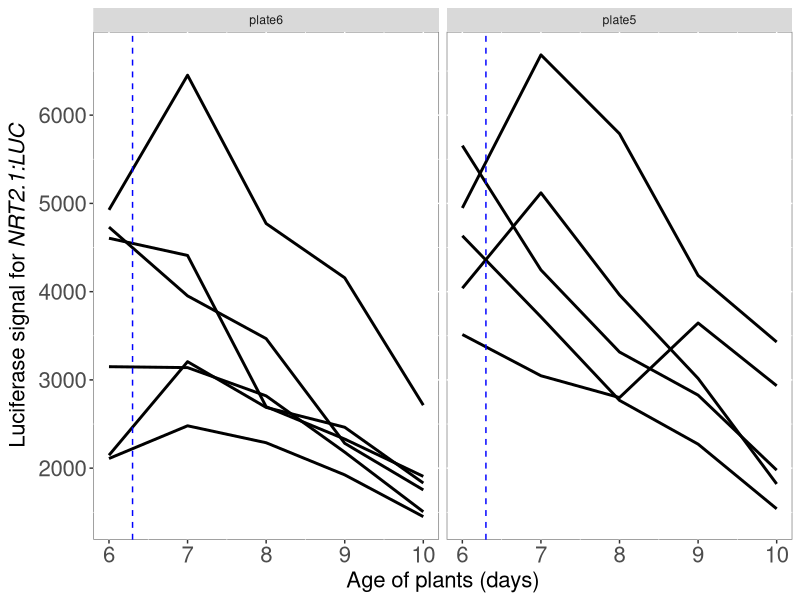
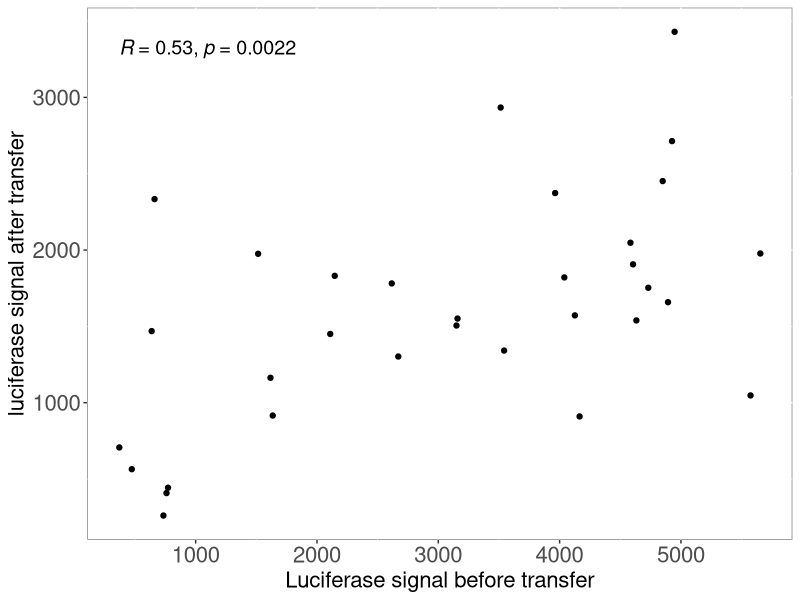
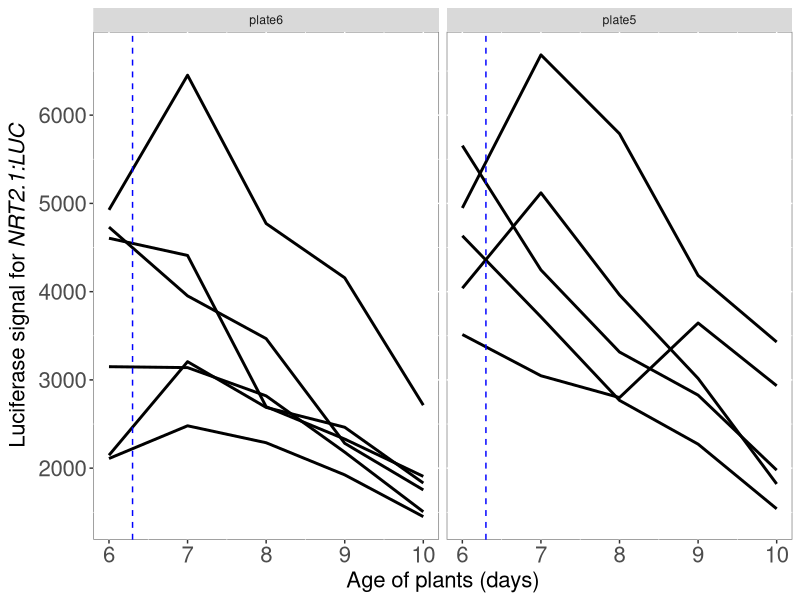
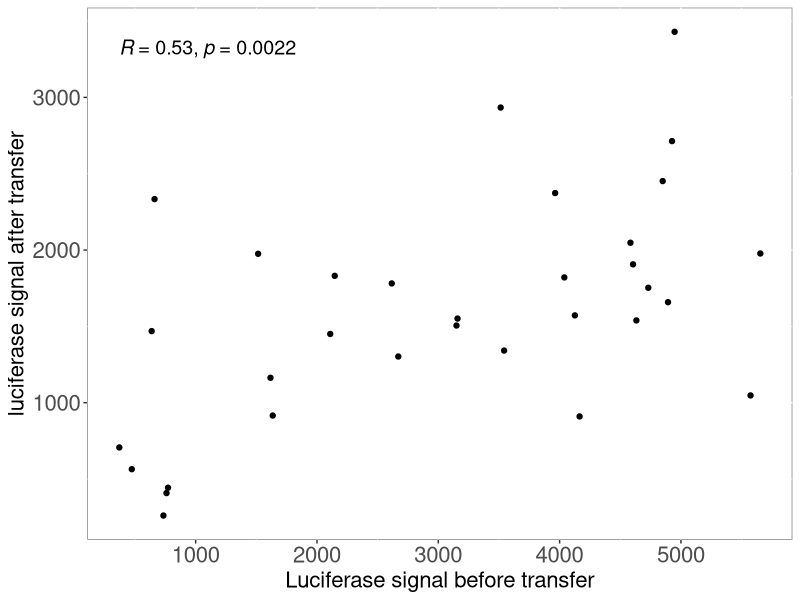

Write R code to recreate these figures, in order.
## ---- chunk 1
knitr::opts_chunk$set(echo = TRUE)
## ---- chunk 2
library(tidyverse)
library(ggpubr)
library(RColorBrewer)
## ---- chunk 3


T0 <- read_tsv("AV30_Effect_transfer/20230724_AV_30_T0_6J/20230724_AV_30_T0_6J.txt")

T1 <- read_tsv("AV30_Effect_transfer/20230725_AV_30_T1_7J/20230724_AV_30_T1_7J.txt")

T2 <- read_tsv("AV30_Effect_transfer/20230726_AV_30_T2_8J/20230726_AV_30_T2_8J.txt")

T3 <- read_tsv("AV30_Effect_transfer/20230727_AV_30_T3_9J/20230727_AV_30_T3_9J.txt")

T4 <- read_tsv("AV30_Effect_transfer/20230728_AV_30_T4_10J/20230727_AV_30_T4_10J.txt")




All_time_points_luc <- bind_rows(T0, T1, T2, T3, T4)

## ---- chunk 4

All_time_points_luc_norm <- mutate(All_time_points_luc, RawIntDenDivArea=RawIntDen/area) %>% 
  filter(seedling=="background") %>% 
  group_by( KNO3, PLATE, DAY) %>% 
  summarise(MeanBack=mean(RawIntDenDivArea)) %>% 
  full_join(All_time_points_luc, by=c("KNO3"="KNO3", "PLATE"="PLATE", "DAY"="DAY")) %>% 
  mutate(RawIntDen_NormBack= RawIntDen-(MeanBack*area)) %>% 
  mutate(root_length_mm= length/4,
         RawIntDen_NormBack_NormLen=RawIntDen_NormBack/root_length_mm) %>% 
  filter(seedling!="background")


## ---- chunk 5

filter(All_time_points_luc_norm, PLATE%in%c("plate5", "plate6"), 
       !seedling%in%c("seedling33", "seedling36", "seedling37", "seedling44","seedling47")) %>% 
  mutate(days=as.numeric(str_replace(DAY, "T", "")),
         days= days+6,
         PLATE=factor(PLATE, levels=c("plate6", "plate5"))) %>% 
ggplot( aes(x=days, y=RawIntDen_NormBack_NormLen, group=seedling)) +
  geom_line( size=1) +
  geom_vline(xintercept=6.3, col="blue", linetype="dashed") +
  facet_wrap(~PLATE) +
  xlab("Age of plants (days)") +
  ylab(expression(paste("Luciferase signal for ", italic("NRT2.1:LUC")))) +
  theme(legend.text=element_text(size=16),legend.title = element_text(size=16, face="bold"), 
        axis.text=element_text(size=16), axis.title=element_text(size=16),
        plot.title = element_text(size=20,face="bold"),
        panel.background = element_rect(fill = "white", colour = "grey50"), legend.position = "none")

ggsave("Signal_seedlings_after_transfer.jpg", height = 4, width=5.5)

## ---- chunk 6

select(All_time_points_luc_norm, "KNO3", "PLATE", "DAY", "seedling", "RawIntDen_NormBack_NormLen" ) %>% 
pivot_wider(names_from = "DAY", values_from = "RawIntDen_NormBack_NormLen") %>% 
  ggplot(aes(x=T0, y=T4)) +
  geom_point()+
  xlab("Luciferase signal before transfer") +
  ylab("luciferase signal after transfer") +
  stat_cor(method="spearman", size=5) +
  theme(legend.text=element_text(size=16),legend.title = element_text(size=16, face="bold"), 
        axis.text=element_text(size=16), axis.title=element_text(size=16),
        plot.title = element_text(size=20,face="bold"),
        panel.background = element_rect(fill = "white", colour = "grey50"))

ggsave("Correlation_before_after_first_transfer.jpg", height = 4.5, width=5)

